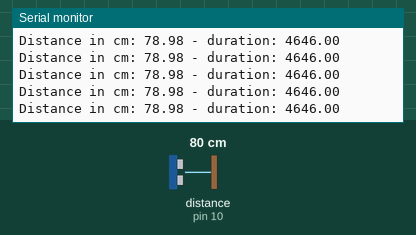
Bench run of a sketch on a simulated Arduino Uno, built with avr-gcc and run on an emulated ATmega328P. Shown: the last lines printed to the serial monitor. Wiring (inferred from the names in the program): ultrasonic range finder: trigger pin 9; echo pin 10. The inputs (shaded band) are chosen by the test bench; at power-on: distance to the obstacle (sensor on pin 10) 80 cm. The echo pulse lasts 58.3 µs per cm.

Above: at 1.2 s.
1.3 s: distance to the obstacle (sensor on pin 10) set to 4 cm
At 1.41 s:
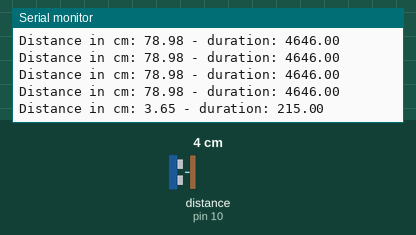
4.3 s: distance to the obstacle (sensor on pin 10) set to 2 cm
At 4.31 s:
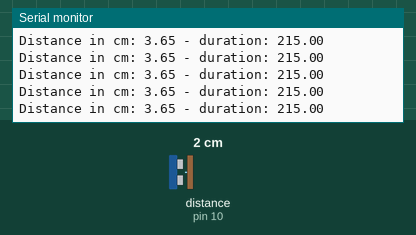
7.3 s: distance to the obstacle (sensor on pin 10) set to 9 cm
At 7.31 s:
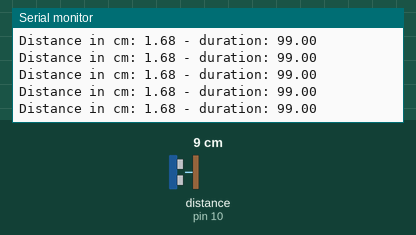
10.3 s: distance to the obstacle (sensor on pin 10) set to 120 cm
At 10.46 s:
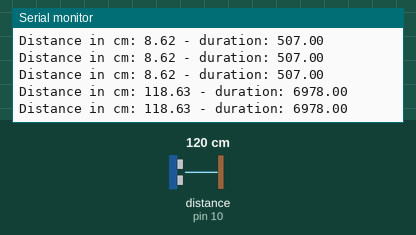
13.3 s: distance to the obstacle (sensor on pin 10) set to 250 cm
At 13.3 s:
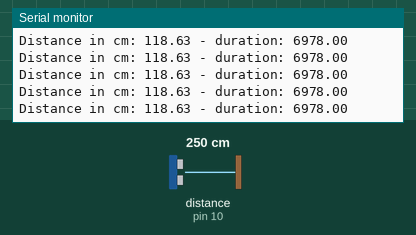
16.3 s: distance to the obstacle (sensor on pin 10) set to 18 cm
At 16.34 s:
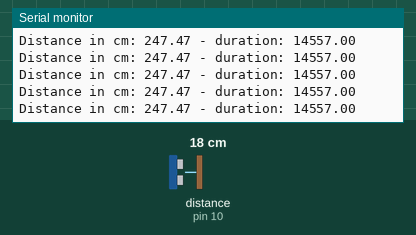
Timing chart, 0 to 19.3 s (numbered marks = the images above; inputs shaded):
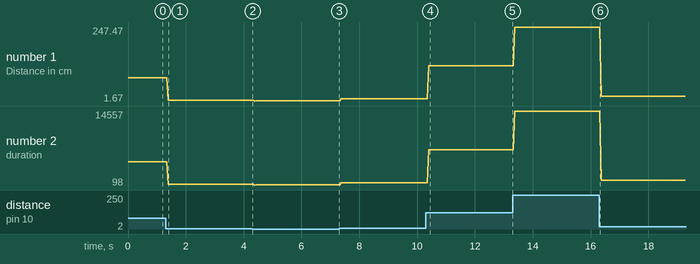

The sketch:

Taller-Ultrasonico.ino
```cpp
// (licence header left out)
// ---- Constantes
const int   trigPin = 9;     // Puerto de envío
const int   echoPin = 10;    // Puerto de recepción
const float factor = 1.0;    // Factor de ajuste

// ---- Variables
float
  duration,                  // Tiempo de vuelo
  distance;                  // Distancia en cm

void setup() {
  pinMode(trigPin, OUTPUT);  // Establece el puerto como de salida
  pinMode(echoPin, INPUT);   // Establece el puerto como de entrada
  Serial.begin(9600);        // Inicia la comunicación serial
}  // void setup

void loop() {
  //  Limpia el puerto de envío
  digitalWrite(trigPin, LOW);
  delayMicroseconds(2);

  // Pone el puerto de envío en HIGH por 5 microsegundos
  digitalWrite(trigPin, HIGH);
  delayMicroseconds(5);
  digitalWrite(trigPin, LOW);
  delayMicroseconds(2);

  // Lee la señal de regreso de la onda de sonido en microsegundos
  duration = pulseIn(echoPin, HIGH);

  // Calcula la distancia
  distance = ((duration / 2.0) / (29.4118*factor));

  // Muestra el resultado en el monitor serial
  Serial.print("Distance in cm: ");
  Serial.print(distance);
  Serial.print(" - duration: ");
  Serial.println(duration);

  // Muestra el resultado para el Serial Plotter
//  Serial.print(distance);
//  Serial.print(",");
//  Serial.println(duration);
}  // void loop
```

Measured:
- after the input at 1.3 s, the serial monitor: prints a new line after 0.09 s (image 1)
- after the input at 10.3 s, the serial monitor: prints a new line after 0.10 s (image 4)
- plotted number 1: 78.98 → 3.65 after the input at 1.3 s, 3.65 → 1.68 after the input at 4.3 s, 1.68 → 8.62 after the input at 7.3 s, 8.62 → 118.63 after the input at 10.3 s, 118.63 → 247.47 after the input at 13.3 s
- plotted number 2: 4646 → 215 after the input at 1.3 s, 215 → 99 after the input at 4.3 s, 99 → 507 after the input at 7.3 s, 507 → 6978 after the input at 10.3 s, 6978 → 14557 after the input at 13.3 s
